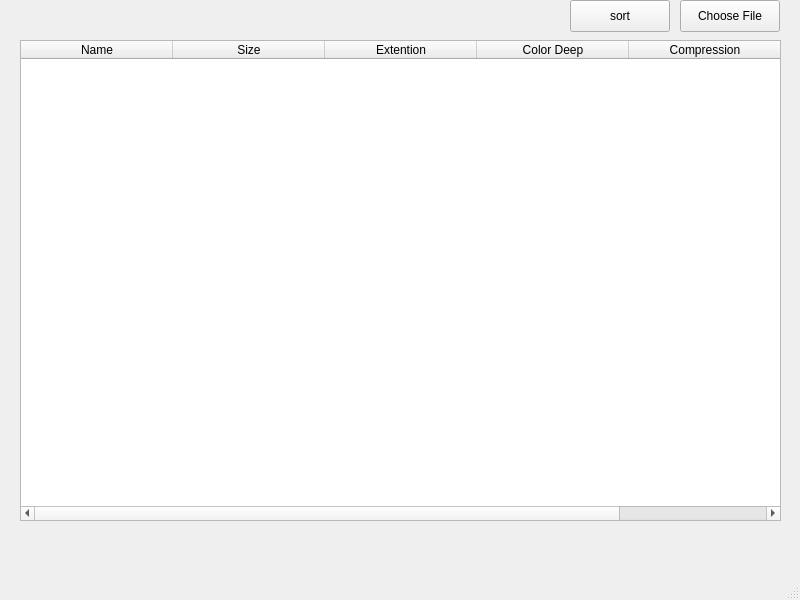
<?xml version="1.0" encoding="UTF-8"?>
<ui version="4.0">
 <class>MainWindow</class>
 <widget class="QMainWindow" name="MainWindow">
  <property name="geometry">
   <rect>
    <x>0</x>
    <y>0</y>
    <width>800</width>
    <height>600</height>
   </rect>
  </property>
  <property name="windowTitle">
   <string>MainWindow</string>
  </property>
  <widget class="QWidget" name="centralwidget">
   <widget class="QPushButton" name="ChooseFileButton">
    <property name="geometry">
     <rect>
      <x>680</x>
      <y>0</y>
      <width>100</width>
      <height>32</height>
     </rect>
    </property>
    <property name="text">
     <string>Choose File</string>
    </property>
   </widget>
   <widget class="QTableWidget" name="table">
    <property name="enabled">
     <bool>true</bool>
    </property>
    <property name="geometry">
     <rect>
      <x>20</x>
      <y>40</y>
      <width>761</width>
      <height>481</height>
     </rect>
    </property>
    <attribute name="horizontalHeaderVisible">
     <bool>true</bool>
    </attribute>
    <attribute name="horizontalHeaderCascadingSectionResizes">
     <bool>true</bool>
    </attribute>
    <attribute name="horizontalHeaderMinimumSectionSize">
     <number>20</number>
    </attribute>
    <attribute name="horizontalHeaderDefaultSectionSize">
     <number>152</number>
    </attribute>
    <attribute name="horizontalHeaderHighlightSections">
     <bool>true</bool>
    </attribute>
    <column>
     <property name="text">
      <string>Name</string>
     </property>
    </column>
    <column>
     <property name="text">
      <string>Size</string>
     </property>
    </column>
    <column>
     <property name="text">
      <string>Extention</string>
     </property>
    </column>
    <column>
     <property name="text">
      <string>Color Deep</string>
     </property>
    </column>
    <column>
     <property name="text">
      <string>Compression</string>
     </property>
    </column>
   </widget>
   <widget class="QPushButton" name="pushButton">
    <property name="geometry">
     <rect>
      <x>570</x>
      <y>0</y>
      <width>100</width>
      <height>32</height>
     </rect>
    </property>
    <property name="text">
     <string>sort</string>
    </property>
   </widget>
  </widget>
  <widget class="QMenuBar" name="menubar">
   <property name="geometry">
    <rect>
     <x>0</x>
     <y>0</y>
     <width>800</width>
     <height>21</height>
    </rect>
   </property>
  </widget>
  <widget class="QStatusBar" name="statusbar"/>
 </widget>
 <resources/>
 <connections/>
</ui>
